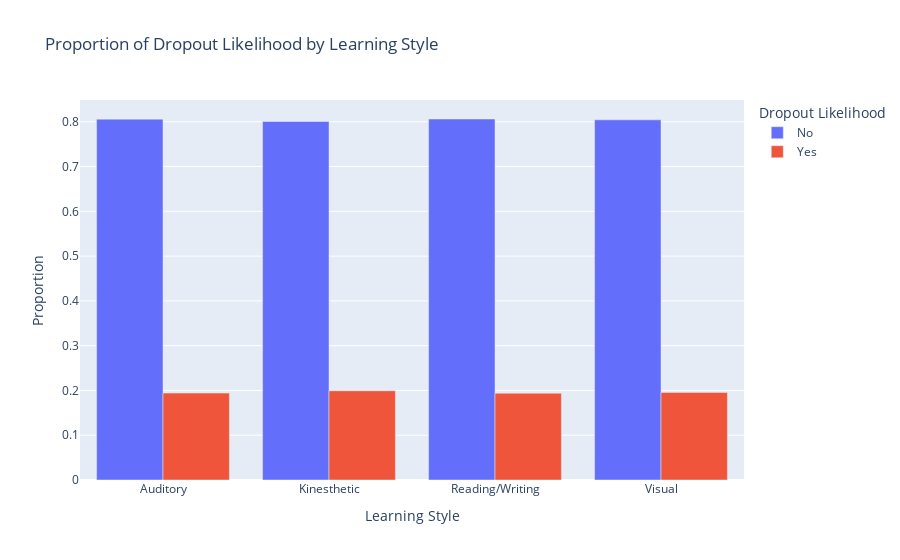

Notebook code cell kept with this figure:
### Markdown cell above
Accept null

### Code cell
contingency_table = pd.crosstab(df_old["Learning_Style"],
                                df_old["Dropout_Likelihood"],
                                normalize = "index")
#Creating a contingency table to plot categorical variables.

contingency_table_melted = contingency_table.reset_index().melt(
    id_vars = "Learning_Style",
    var_name = "Dropout_Likelihood",
    value_name = "Proportion"
) #Melting the contingency table for easier plotting.

fig = px.bar(
    data_frame = contingency_table_melted,
    x = "Learning_Style",
    y = "Proportion",
    color = "Dropout_Likelihood",
    barmode = "group",
    title = "Proportion of Dropout Likelihood by Learning Style")

fig.update_layout(
    xaxis_title = "Learning Style",
    yaxis_title = "Proportion",
    legend_title = "Dropout Likelihood")

fig.show() #Visualizing the relationship between Learning Style and Dropout Likelihood using a bar plot.

### Figure 1 — Plotly figure (JSON) as saved in the notebook; plotly's stock layout.template omitted (floating-point values rounded to 4 significant figures)
{"data": [{"alignmentgroup": "True", "hovertemplate": "Dropout_Likelihood=No<br>Learning_Style=%{x}<br>Proportion=%{y}<extra></extra>", "legendgroup": "No", "marker": {"color": "#636efa", "pattern": {"shape": ""}}, "name": "No", "offsetgroup": "No", "orientation": "v", "showlegend": true, "textposition": "auto", "type": "bar", "x": ["Auditory", "Kinesthetic", "Reading/Writing", "Visual"], "xaxis": "x", "y": [0.8059, 0.8007, 0.8062, 0.8044], "yaxis": "y"}, {"alignmentgroup": "True", "hovertemplate": "Dropout_Likelihood=Yes<br>Learning_Style=%{x}<br>Proportion=%{y}<extra></extra>", "legendgroup": "Yes", "marker": {"color": "#EF553B", "pattern": {"shape": ""}}, "name": "Yes", "offsetgroup": "Yes", "orientation": "v", "showlegend": true, "textposition": "auto", "type": "bar", "x": ["Auditory", "Kinesthetic", "Reading/Writing", "Visual"], "xaxis": "x", "y": [0.1941, 0.1993, 0.1938, 0.1956], "yaxis": "y"}], "layout": {"barmode": "group", "legend": {"title": {"text": "Dropout Likelihood"}, "tracegroupgap": 0}, "title": {"text": "Proportion of Dropout Likelihood by Learning Style"}, "xaxis": {"anchor": "y", "domain": [0, 1], "title": {"text": "Learning Style"}}, "yaxis": {"anchor": "x", "domain": [0, 1], "title": {"text": "Proportion"}}}}
